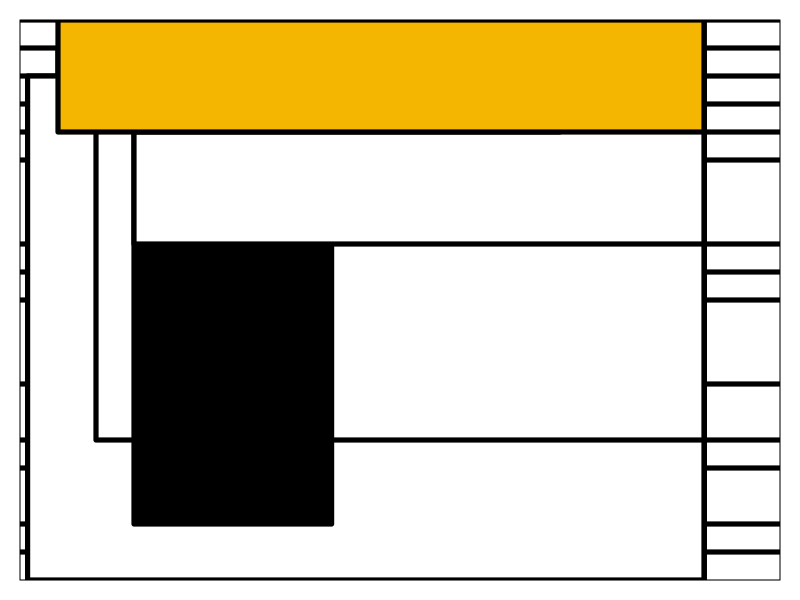

Recreate this plot in R.
#' Generate a random art piece in the style of
#' Composition in Red, Blue, and Yellow by Piet Mondrian
#'
#' @param width Width of image (integer)
#' @param height Height of image (integer)
#' @param fixedLines Whether to use fixed line widths (boolean)
#' @param seed Set seed (integer or NA)
#'
#' @return plot
composition <- function(
  width=100, height=100,
  minDistApart=round(min(width, height)/20),
  fixedLines=FALSE, seed=NA) {
  
  if(!is.na(seed)) {
    set.seed(seed)
  }
  
  # set colors; red, yellow, blue, black, white
  colors <- c('#c70000', '#f4b600', '#2d2bb4', 'black', 'white')
  # more likely to sample white, least likely to sample black
  p <- c(0.15, 0.15, 0.15, 0.10, 0.45)
  
  # random number of horizontal and vertical lines
  # more likely to sample lower number
  nLinesX <- sample(2:floor(width/minDistApart), 1, p=1/(2:floor(width/minDistApart)))
  # make sure lines are not too close together
  x <- sample(1:floor(width/minDistApart), nLinesX)*minDistApart
  x <- sort(x)
  nLinesY <- sample(2:floor(height/minDistApart), 1, p=1/(2:floor(height/minDistApart)))
  y <- sample(1:floor(height/minDistApart), nLinesY)*minDistApart
  y <- sort(y)
  
  # set line width
  if(fixedLines) {
    lineWidthX <- rep(round(min(width, height)/20), nLinesX)
    lineWidthY <- rep(round(min(width, height)/20), nLinesY)
  } else {
    lineWidthX <- sample(round(min(width, height)/20):round(min(width, height)/5), nLinesX, replace=TRUE)
    lineWidthY <- sample(round(min(width, height)/20):round(min(width, height)/5), nLinesY, replace=TRUE)
  }
  
  # randomly decide whether to go to edge
  if(sample(c(TRUE, FALSE), 1)) {
    x <- c(0, x)
    lineWidthX <- c(0, lineWidthX)
  }
  if(sample(c(TRUE, FALSE), 1)) {
    x <- c(x, width)
    lineWidthX <- c(lineWidthX, 0)
  }
  if(sample(c(TRUE, FALSE), 1)) {
    y <- c(0, y)
    lineWidthY <- c(0, lineWidthY)
  }
  if(sample(c(TRUE, FALSE), 1)) {
    y <- c(y, height)
    lineWidthY <- c(lineWidthY, 0)
  }
  
  # plot
  plot(NULL, xlim=c(0, width), ylim=c(0, height), axes=FALSE, frame.plot=TRUE, xlab='', ylab='', xaxs = "i", yaxs = "i")
  # add lines
  abline(v=x, lwd=lineWidthX)
  abline(h=y, lwd=lineWidthY)
  # add colored polygons
  for(i in 1:(length(y))) {
    for(j in 1:(length(x))) {
      randColor <- sample(colors, 1, prob=p) # random color
      k = sample(y[-i], 1)
      l = sample(x[-j], 1)
      polygon(c(x[j], l, l, x[j]), c(y[i], y[i], k, k), col=randColor, border='black', lwd = round(min(width, height)/20))
    }
  }
  
}

# Runner
par(mfrow=c(1,1), mar=rep(1,4))
composition(fixedLines=TRUE, seed=NA)

# code sourced from https://jef.works/art-with-code/